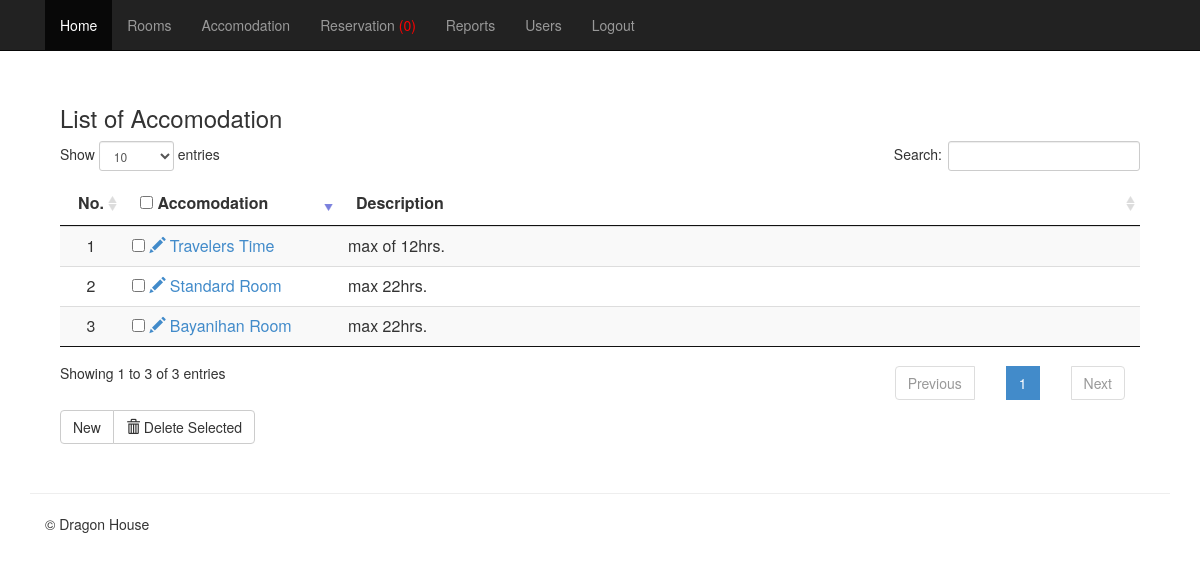
/admin/mod_accomodation/index.php (signed in), run on the app's committed database.
### tables this page shows
CREATE TABLE `tblaccomodation` (
  `ACCOMID` int(11) NOT NULL,
  `ACCOMODATION` varchar(30) NOT NULL,
  `ACCOMDESC` varchar(90) NOT NULL
);

### admin/mod_accomodation/index.php (called while the page is built, shortened)
<?php
require_once '../themes/backendTemplate.php';
?>

### includes/database.php (called while the page is built, shortened)
<?php
class Database {
	var $sql_string = '';
	private $conn;
	public function open_connection() {
		$this->conn = mysqli_connect(DB_SERVER,DB_USER,DB_PASS);
		if(!$this->conn){
			echo "Problem in database connection! Contact administrator!";
			exit();
		}else{
			$db_select = mysqli_select_db($this->conn,DB_NAME);
		}
	}
	function setQuery($sql='') {
		$this->sql_string=$sql;
	}
	function executeQuery() {
		$result = mysqli_query($this->conn,$this->sql_string);
		return $result;
	}
	private function confirm_query($result) {
		return $result;
	}
	function loadResultList( $key='' ) {
		$cur = $this->executeQuery();
		$array = array();
		while ($row = mysqli_fetch_object($cur)) {
			if ($key) {
				$array[$row->$key] = $row;
			} else {
				$array[] = $row;
			}
		}
		return $array;
	}
}
$mydb = new Database();
?>

### includes/accomodation.php (called while the page is built, shortened)
<?php
require_once(LIB_PATH.DS.'database.php');
class Accomodation{
	protected static $tbl_name = "tblaccomodation";
	function listOfaccomodation(){
		global $mydb;
		$mydb->setQuery("Select * from ".self::$tbl_name);
		$cur = $mydb->loadResultList();
		return $cur;
	}
}
?>

### admin/mod_accomodation/list.php (the view, shortened to what this page needs)
<div class="container">
			<div class="panel-body">
			<h3 align="left">List of Accomodation</h3>
			    <form action="controller.php?action=delete" Method="POST">
					<table id="example" class="table table-striped" cellspacing="0">
				  <thead>
				  	<tr >
				  		<th>No.</th>
				  		<th>
				  		 <input type="checkbox" name="chkall" id="chkall" onclick="return checkall('selector[]');">
				  		Accomodation</th>
				  		<th>Description</th>
				  	</tr>
				  </thead>
				  <tbody>
				  	<?php
				  		$accom = new Accomodation();
				  		$cur = $accom->listOfaccomodation();
						foreach ($cur as $result) {
				  		echo '<tr>';
						echo '<td width="5%" align="center"></td>';
				  		echo '<td width="20%" align="left"><input type="checkbox" name="selector[]" id="selector[]" value="'.$result->ACCOMID. '"/>
				  				<a  href="index.php?view=edit&id='.$result->ACCOMID.'">  <span class="glyphicon glyphicon-pencil">
				  				<a href="index.php?view=view&id='.$result->ACCOMID.'">' . ' '.$result->ACCOMODATION.'</a></td>';
				  		echo '<td>'. $result->ACCOMDESC.'</td>';
				  		echo '</tr>';
				  	}
				  	?>
				  </tbody>
				</table>
				<div class="btn-group">
				  <a href="index.php?view=add" class="btn btn-default">New</a>
				  <button type="submit" class="btn btn-default" name="delete"><span class="glyphicon glyphicon-trash"></span> Delete Selected</button>
				</div>
				</form>
	  		</div>
</div>

### admin/css/offcanvas.css (style rules this page uses)
body { padding-top: 70px; }

### data on the page
tblaccomodation: ACCOMODATION "Standard Room", ACCOMDESC "max 22hrs."
tblaccomodation: ACCOMODATION "Travelers Time", ACCOMDESC "max of 12hrs."
tblaccomodation: ACCOMODATION "Bayanihan Room", ACCOMDESC "max 22hrs."

### other printed values
$result->Total "0"
